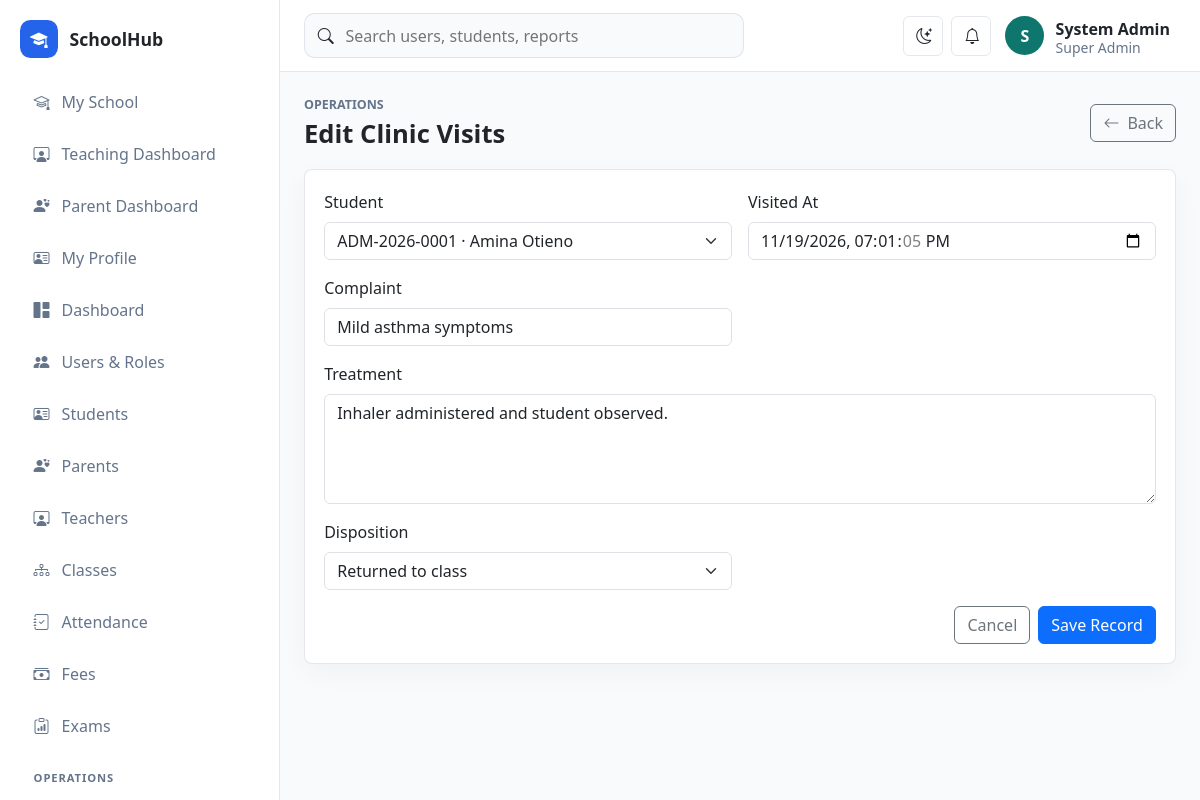
The app's page /school/public/operations/form?module=clinic&id=1 (signed in) with its own data.
### tables this page shows
CREATE TABLE clinic_visits (
    id BIGINT UNSIGNED AUTO_INCREMENT PRIMARY KEY,
    student_id BIGINT UNSIGNED NOT NULL,
    visited_at DATETIME NOT NULL,
    complaint VARCHAR(255) NOT NULL,
    treatment TEXT NULL,
    disposition ENUM('returned_to_class','sent_home','referred') NOT NULL DEFAULT 'returned_to_class',
    handled_by BIGINT UNSIGNED NULL,
    CONSTRAINT fk_clinic_student FOREIGN KEY (student_id) REFERENCES students(id),
    CONSTRAINT fk_clinic_user FOREIGN KEY (handled_by) REFERENCES users(id) ON DELETE SET NULL
);

### app/Core/View.php (called while the page is built, shortened)
<?php
final class View
{
    public static function render(string $view, array $data = [], string $layout = 'app'): void
    {
        extract($data, EXTR_SKIP);
        $viewFile = dirname(__DIR__) . "/Views/{$view}.php";
        require $viewFile;
    }
}

### app/Controllers/OperationsController.php (called while the page is built, shortened)
<?php
final class OperationsController
{
    public function form(): void
    {
        $module = $this->resolve();
        $id = (string)Request::input('id', '');
        View::render('operations/form', ['title' => $id ? 'Edit ' . $module['title'] : 'Add ' . $module['title'], 'module' => $module, 'moduleKey' => Request::input('module'), 'record' => $id ? Operations::find($module, $id) : [], 'students' => !empty($module['student']) ? Lookup::students() : []]);
    }
    private function resolve(): array
    {
        $module = Operations::module((string)Request::input('module', 'library'));
        return $module;
    }
}

### app/Core/Router.php (called while the page is built, shortened)
<?php
final class Router
{
    private array $routes = [];
    public function get(string $path, array $handler): void
    {
        $this->routes['GET'][$this->normalize($path)] = $handler;
    }
    public function post(string $path, array $handler): void
    {
        $this->routes['POST'][$this->normalize($path)] = $handler;
    }
    public function dispatch(): void
    {
        $method = Request::method();
        $path = Request::path();
        $handler = $this->routes[$method][$path] ?? null;
        [$class, $action] = $handler;
        (new $class())->{$action}();
    }
    private function normalize(string $path): string
    {
        return '/' . trim($path, '/');
    }
}

### public/index.php (called while the page is built, shortened)
<?php
spl_autoload_register(function (string $class): void {
    $prefix = 'App\\';
    $relative = str_replace('\\', '/', substr($class, strlen($prefix)));
    $file = dirname(__DIR__) . '/app/' . $relative . '.php';
});
require dirname(__DIR__) . '/app/Core/helpers.php';
$config = require dirname(__DIR__) . '/config/app.php';
$router = new Router();
$router->get('/', [DashboardController::class, 'index']);
$router->get('/login', [AuthController::class, 'showLogin']);
$router->post('/login', [AuthController::class, 'login']);
$router->post('/logout', [AuthController::class, 'logout']);
$router->get('/dashboard', [DashboardController::class, 'index']);
$router->get('/users', [UserController::class, 'index']);
$router->get('/users/create', [UserController::class, 'create']);
$router->post('/users', [UserController::class, 'store']);
$router->get('/users/edit', [UserController::class, 'edit']);
$router->post('/users/update', [UserController::class, 'update']);
$router->post('/users/delete', [UserController::class, 'destroy']);
$router->get('/students', [StudentController::class, 'index']);
$router->get('/students/create', [StudentController::class, 'create']);
$router->post('/students', [StudentController::class, 'store']);
$router->get('/students/edit', [StudentController::class, 'edit']);
$router->post('/students/update', [StudentController::class, 'update']);
$router->post('/students/delete', [StudentController::class, 'destroy']);
$router->get('/student-portal', [StudentPortalController::class, 'index']);
$router->get('/teacher-portal', [TeacherPortalController::class, 'index']);
$router->post('/teacher-portal/announcement', [TeacherPortalController::class, 'announce']);
$router->get('/parent-portal', [ParentPortalController::class, 'index']);
$router->get('/teachers', [TeacherController::class, 'index']);
$router->get('/teachers/create', [TeacherController::class, 'create']);
$router->post('/teachers', [TeacherController::class, 'store']);
$router->get('/teachers/edit', [TeacherController::class, 'edit']);
$router->post('/teachers/update', [TeacherController::class, 'update']);
$router->post('/teachers/delete', [TeacherController::class, 'destroy']);
$router->get('/parents', [ParentController::class, 'index']);
$router->get('/parents/create', [ParentController::class, 'create']);
$router->post('/parents', [ParentController::class, 'store']);
$router->get('/parents/edit', [ParentController::class, 'edit']);
$router->post('/parents/update', [ParentController::class, 'update']);
$router->post('/parents/delete', [ParentController::class, 'destroy']);
$router->get('/classes', [ClassController::class, 'index']);
$router->get('/classes/create', [ClassController::class, 'create']);
$router->post('/classes', [ClassController::class, 'store']);
$router->get('/classes/edit', [ClassController::class, 'edit']);
$router->post('/classes/update', [ClassController::class, 'update']);
$router->post('/classes/delete', [ClassController::class, 'destroy']);
$router->get('/attendance', [AttendanceController::class, 'index']);
$router->post('/attendance', [AttendanceController::class, 'store']);
$router->get('/fees', [FeeController::class, 'index']);
$router->post('/fees/invoice', [FeeController::class, 'invoice']);
$router->post('/fees/payment', [FeeController::class, 'payment']);
$router->get('/exams', [ExamController::class, 'index']);
$router->post('/exams/exam', [ExamController::class, 'exam']);
$router->post('/exams/result', [ExamController::class, 'result']);
$router->get('/operations', [OperationsController::class, 'index']);
$router->get('/operations/form', [OperationsController::class, 'form']);
$router->post('/operations/save', [OperationsController::class, 'save']);
$router->post('/operations/delete', [OperationsController::class, 'destroy']);
$router->get('/reports', [ReportController::class, 'index']);
$router->dispatch();

### app/Core/helpers.php (called while the page is built, shortened)
<?php
function app_config(string $key, mixed $default = null): mixed
{
    static $config = null;
    $config ??= require dirname(__DIR__, 2) . '/config/app.php';
    return $config[$key] ?? $default;
}
function url(string $path = ''): string
{
    return rtrim(app_config('base_url'), '/') . '/' . ltrim($path, '/');
}
function e(mixed $value): string
{
    return htmlspecialchars((string)$value, ENT_QUOTES, 'UTF-8');
}

### config/app.php (called while the page is built)
<?php
return [
    'name' => 'SchoolHub',
    'base_url' => '/school/public',
    'timezone' => 'Africa/Nairobi',
    'session_name' => 'schoolhub_session',
    'debug' => true,
];

### config/database.php (called while the page is built)
<?php
return [
    'host' => '127.0.0.1',
    'port' => '3306',
    'database' => 'schoolhub',
    'username' => 'root',
    'password' => '',
    'charset' => 'utf8mb4',
];

### app/Core/Database.php (called while the page is built, shortened)
<?php
final class Database
{
    private static ?PDO $connection = null;
    public static function connection(): PDO
    {
        if (self::$connection !== null) {
            return self::$connection;
        }
        $config = require dirname(__DIR__, 2) . '/config/database.php';
        $dsn = sprintf(
            'mysql:host=%s;port=%s;dbname=%s;charset=%s',
            $config['host'],
            $config['port'],
            $config['database'],
            $config['charset']
        );
        try {
            self::$connection = new PDO($dsn, $config['username'], $config['password'], [
                PDO::ATTR_ERRMODE => PDO::ERRMODE_EXCEPTION,
                PDO::ATTR_DEFAULT_FETCH_MODE => PDO::FETCH_ASSOC,
                PDO::ATTR_EMULATE_PREPARES => false,
            ]);
        } catch (PDOException $exception) {
            http_response_code(500);
            exit('Database connection failed. Check config/database.php and import database/schema.sql.');
        }
        return self::$connection;
    }
}

### app/Models/Lookup.php (called while the page is built, shortened)
<?php
final class Lookup
{
    public static function students(): array
    {
        return Database::connection()->query(
            'SELECT id, admission_no, CONCAT(first_name, " ", last_name) AS name FROM students ORDER BY admission_no'
        )->fetchAll();
    }
}

### app/Models/Operations.php (called while the page is built, shortened)
<?php
final class Operations
{
    public static function find(array $module, string $id): ?array
    {
        $key = $module['primary_key'] ?? 'id';
        $stmt = Database::connection()->prepare("SELECT * FROM {$module['table']} WHERE {$key} = :id");
        $stmt->execute(['id' => $id]);
        return $stmt->fetch() ?: null;
    }
}

### app/Views/operations/form.php (the view, shortened to what this page needs)
<div class="page-heading"><div><p class="eyebrow">Operations</p><h1><?= e($title) ?></h1></div><a class="btn btn-outline-secondary" href="<?= e(url('/operations?module=' . urlencode($moduleKey))) ?>"><i class="bi bi-arrow-left me-2"></i>Back</a></div>
<section class="panel"><form class="row g-3" method="post" action="<?= e(url('/operations/save')) ?>">
<?php if (!empty($module['student'])): ?><div class="col-md-6"><label class="form-label">Student</label><select class="form-select" name="student_id" required><?php foreach ($students as $student): ?><option value="<?= e($student['id']) ?>" <?= (string)($record['student_id'] ?? '') === (string)$student['id'] ? 'selected' : '' ?>><?= e($student['admission_no'] . ' · ' . $student['name']) ?></option><?php endforeach; ?></select></div><?php endif; ?>
<?php foreach ($module['fields'] as $field => $definition): $parts = explode(':', $definition, 2); $label = $parts[0]; $kind = $parts[1] ?? 'text'; $full = $kind === 'textarea' ? 'col-12' : 'col-md-6'; ?>
<div class="<?= e($full) ?>"><label class="form-label" for="<?= e($field) ?>"><?= e($label) ?></label>
<?php if ($kind === 'textarea'): ?><textarea class="form-control" id="<?= e($field) ?>" name="<?= e($field) ?>" rows="4"><?= e($record[$field] ?? '') ?></textarea>
<?php elseif (str_starts_with($kind, 'select(')): $options = explode('|', rtrim(substr($kind, 7), ')')); ?><select class="form-select" id="<?= e($field) ?>" name="<?= e($field) ?>"><?php foreach ($options as $option): ?><option value="<?= e($option) ?>" <?= ($record[$field] ?? '') === $option ? 'selected' : '' ?>><?= e(ucfirst(str_replace('_', ' ', $option))) ?></option><?php endforeach; ?></select>
<?php else: ?><input class="form-control" id="<?= e($field) ?>" name="<?= e($field) ?>" type="<?= e($kind) ?>" value="<?= e($record[$field] ?? '') ?>"><?php endif; ?>
</div><?php endforeach; ?>
<div class="col-12 d-flex justify-content-end gap-2"><a class="btn btn-outline-secondary" href="<?= e(url('/operations?module=' . urlencode($moduleKey))) ?>">Cancel</a><button class="btn btn-primary">Save Record</button></div></form></section>

### public/assets/css/app.css (style rules this page uses)
:root { --sidebar-width: 280px; --border-color: rgba(148, 163, 184, .25); --surface: #ffffff; --muted-surface: #f8fafc; --text-soft: #64748b; }
body { background: var(--muted-surface); color: var(--bs-body-color); }
.page-heading { display: flex; justify-content: space-between; align-items: center; gap: 1rem; margin-bottom: 1.25rem; }
.page-heading h1 { margin: 0; font-size: clamp(1.6rem, 2vw, 2.2rem); font-weight: 800; }
.eyebrow { margin: 0 0 .25rem; color: var(--text-soft); font-size: .78rem; text-transform: uppercase; font-weight: 800; }
.metric-card, .panel { background: var(--surface); border: 1px solid var(--border-color); border-radius: .5rem; box-shadow: 0 8px 28px rgba(15, 23, 42, .04); }
.panel { padding: 1.2rem; }

### records on screen
clinic_visits: student_id "ADM-2026-0001 · Amina Otieno", visited_at "11/19/2026 19:01:05", complaint "Mild asthma symptoms", treatment "Inhaler administered and student observed.", disposition "Returned to class"

### other values on screen
app_config('name') "SchoolHub"
substr(current_user()['name'] ?? 'U', 0, 1) "S"
current_user()['name'] "System Admin"
current_user()['role'] "Super Admin"
$title "Edit Clinic Visits"
$label "Visited At"
$label "Complaint"
$label "Treatment"
$label "Disposition"
